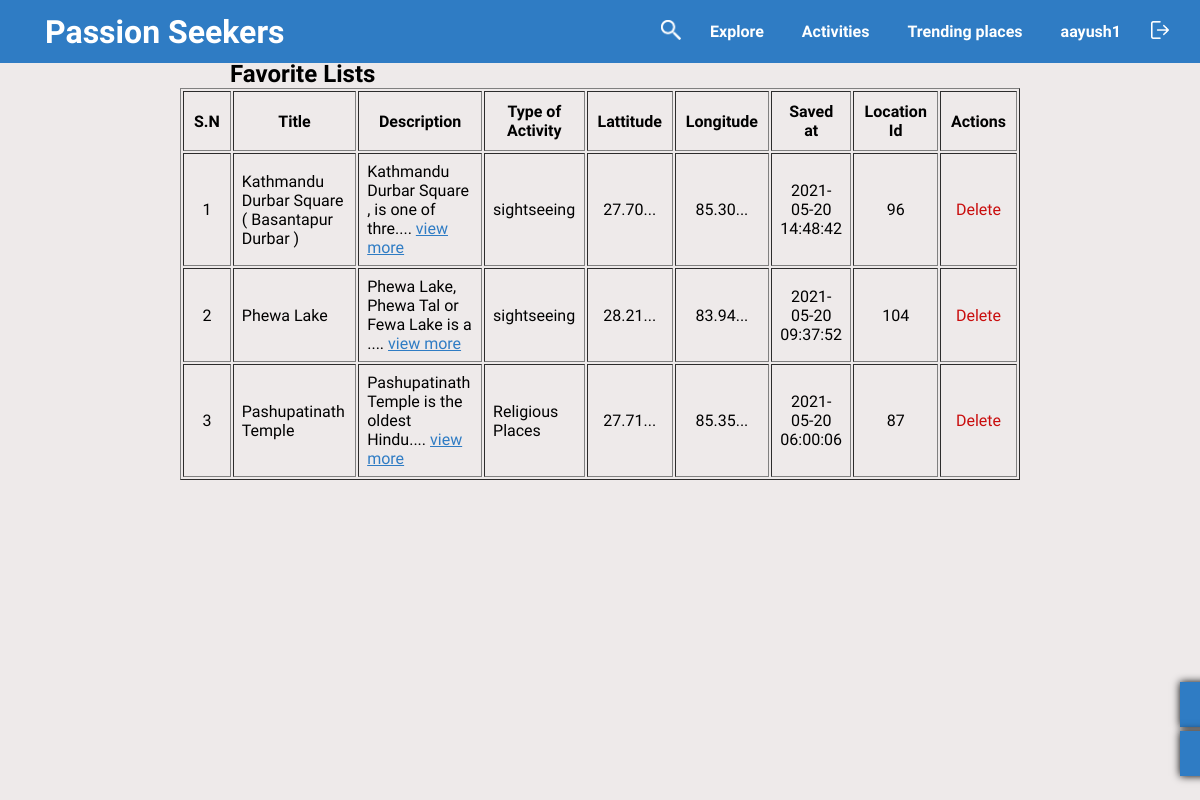
The page /favoriteList.php (signed in) on the database its author committed.
### tables this page shows
CREATE TABLE `tbl_favorites` (
  `id` int NOT NULL,
  `user_id` int NOT NULL,
  `location_id` int NOT NULL,
  `status` tinyint(1) NOT NULL DEFAULT '1',
  `created_at` timestamp NOT NULL DEFAULT CURRENT_TIMESTAMP,
  `updated_at` timestamp NULL DEFAULT NULL
);

CREATE TABLE `tbl_location` (
  `id` int NOT NULL,
  `title` varchar(50) NOT NULL,
  `description` text NOT NULL,
  `type_of_activity` varchar(50) NOT NULL,
  `admin_id` int NOT NULL,
  `lattitude` decimal(22,20) NOT NULL,
  `longitude` decimal(22,20) NOT NULL,
  `status` tinyint(1) NOT NULL DEFAULT '1',
  `created_at` timestamp NOT NULL DEFAULT CURRENT_TIMESTAMP,
  `updated_at` timestamp NULL DEFAULT NULL
);

### __connection.php (called while the page is built, shortened)
<?php
function mysqlGetAllFavoritePosts($userId, $pageNo = 0, $pageOffset = 0)
{
  $query = "SELECT
        l.id AS id,
        f.id AS fid,
    f.created_at,
    l.title,
    l.description,
    l.type_of_activity,
    l.lattitude,
    l.longitude
FROM
    `tbl_favorites` AS f,
    `tbl_location` AS l
WHERE
    `user_id`= $userId AND
    f.location_id = l.id
ORDER BY
	  f.created_at DESC";
  return $query;
}

### __adminJobs.php (called while the page is built, shortened)
<?php require_once './__userJobs.php'; ?>

### favoriteList.php (the view, shortened to what this page needs)
<?php
require_once './__connection.php';
?>
<!DOCTYPE html>
<html lang="en">
<head>
   <link rel="stylesheet" href="./style/style.css">
   <link rel="stylesheet" href="./style/header-navigationBar.css">
   <link rel="stylesheet" href="./style/admin-jobs.css">
   <link rel="stylesheet" href="./style/favorite-list.css">
</head>
<body>
   <?php
   $pageNumber = 1;
   $queryToGetAllFavorite = mysqlGetAllFavoritePosts($_SESSION['id'], $pageNumber - 1, 10);
   $result = $connection->query($queryToGetAllFavorite);
   $posts = [];
   while ($row = $result->fetch_assoc()) {
      array_push($posts, $row);
   }
   ?>
   <header>
      <?php require_once './__navigationBar.php'; ?>
   </header>
   <section class="favorite__list">
      <div class="favorite__list__container">
         <h2 class="favorite__list__title">Favorite Lists</h2>
         <table border="1" class="favorite__list__table">
            <thead class="favorite__list__table__head">
               <th>S.N</th>
               <th>Title</th>
               <th>Description</th>
               <th>Type of Activity</th>
               <th>Lattitude</th>
               <th>Longitude</th>
               <th>Saved at</th>
               <th>Location Id</th>
               <th>Actions</th>
            </thead>
            <tbody class="favorite__list__table__body">
               <?php foreach ($posts as $index => $post) { ?>
                  <tr>
                     <td><?php echo $index + 1 ?></td>
                     <td class="favorite__list__table__body__text"><?php echo $post['title'] ?></td>
                     <td class="favorite__list__table__body__text"><?php echo substr($post['description'], 0, 40) . ".... <a href='./individualPage.php?id=" . $post['id'] . "' class='favorite_list__description__more' >view more</a>" ?></td>
                     <td class="favorite__list__table__body__text"><?php echo $post['type_of_activity'] ?></td>
                     <td><?php echo substr($post['lattitude'],0,5)."..." ?></td>
                     <td><?php echo substr($post['longitude'],0,5)."..." ?></td>
                     <td><?php echo $post['created_at'] ?></td>
                     <td><?php echo $post['id'] ?></td>
                     <td><a <?php echo 'href="./removeFromFavorite.php?id=' . $post['id'] . '&redirect=favorite"' ?> class="favorite_list__description__delete">Delete</a></td>
                  </tr>
               <?php } ?>
            </tbody>
         </table>
      </div>
   </section>
   <?php require_once './__adminJobs.php' ?>
</body>
</html>

### __navigationBar.php (shortened to what this page needs)
<nav>
   <h1><a style="color: white;" href="./index.php">Passion Seekers</a></h1>
   <ul>
      <li>
         <div class="search__posts">
            <form method="POST">
               <button type="button" class="search__form__btn" name="search">
                  <img src="./style/assests/search.png" alt="search">
               </button>
            </form>
         </div>
      </li>
      <li><a href="#">Explore</a></li>
      <li><a href="#">Activities</a></li>
      <li><a href="#">Trending places</a></li>
      <?php
      if (isset($_SESSION['username'])) {
         echo "<li><a href='./profile.php'>" . $_SESSION['username'] . "</a></li>";
         echo "<li class='logout__btn'>
                  <button
                     href='./logout.php'
                     class='logout__img'
                     onclick=\"confrimlogout()\"
                  ><img src='./style/assests/logout.png' width='18px' height='18px'>
                  </button>
                  <p>Logout<p>
               </li>";
      } else {
         echo "<li><a href='./signupPage.php'>Sign up</a></li>";
         echo "<li>|</li>";
         echo "<li><a href='./loginPage.php'>Login</a></li>";
      }
      ?>
   </ul>
</nav>

### __userJobs.php (shortened to what this page needs)
<?php
require_once './__connection.php';
if ($_SESSION['is_user'] == true) {
?>
   <section class="user__interaction">
      <div class="user__interaction__actions">
         <a href="./favoriteList.php"><button>Favorite List</button></a>
         <a href="./postReview.php"><button>Give Review</button></a>
      </div>
   </section>
<?php } ?>

### style/style.css (style rules this page uses)
* { box-sizing: border-box; padding: 0; margin: 0; }
:root { --blue: #2f7cc4; --dark-blue:#14436e; --background-color:rgb(238, 234, 234); }
body { font-family: 'Roboto Condensed',sans-serif; font-size: 1rem; background-color:var(--background-color) ; }
a { color: black; cursor: pointer; text-decoration: none; }
h2 { margin-left: 50px; }

### style/header-navigationBar.css (style rules this page uses)
header { max-width: 100vw; }
header nav { overflow: hidden; display: flex; padding: 10px 20px; justify-content: space-between; background-color: var(--blue); position: fixed; top: 0; left: 0; right: 0; width: 100%; z-index: 10; }
.search__posts form { align-items: center; display: flex; flex-direction: row-reverse; justify-content: center; margin: auto 0; }
.search__posts button { cursor: pointer; background: transparent; border: none; display: block; margin: auto 0 auto 10px; padding: 10px; }
.search__posts form button img { width: 20px; height: 20px; filter: invert(); }
nav h1 { font-size: 2rem; padding-left: 25px; cursor: pointer; color: white; margin: auto 0; }
nav ul { list-style: none; display: flex; flex-direction: row; align-items: center; }
.logout__btn { position: relative; }
.logout__btn button { border: none; background-color: transparent; cursor: pointer; padding: 11px; outline: none; }
.logout__img img { filter: invert(); }
nav ul li a { padding: 19px; color: white; transition: all 0.3s ease-out; font-size: 16px; font-weight: 600; }

### style/admin-jobs.css (style rules this page uses)
.admin__interaction, .user__interaction { bottom: 0; position: fixed; right: 2px; transform: translateX(88%); z-index: 2; }
.admin__interaction__actions, .user__interaction__actions { display: flex; flex-direction: column; margin-bottom: 20px; }
.admin__interaction__actions a, .user__interaction__actions a { margin-bottom: 4px; }
.admin__interaction__actions a button, .user__interaction__actions a button { border: none; box-shadow: 0px 0px 8px black; background-color: var(--blue); cursor: pointer; color: transparent; padding: 15px 10px; transition: all 0.25s ease-in; width: 150px; }

### style/favorite-list.css (style rules this page uses)
.favorite__list { margin: 60px auto 20px auto; width: 70%; }
.favorite__list__container { width: auto; }
.favorite_list__description__more { color: var(--blue); text-decoration: underline; }
.favorite_list__description__delete { color: rgb(201, 13, 13); }
.favorite__list__table__head th { padding: 10px; }
.favorite__list__table__body tr td { padding: 8px; text-align: center; }
.favorite__list__table__body__text { text-align: left !important; }

### rows shown on the page
tbl_favorites: location.title "Kathmandu Durbar Square ( Basantapur Durbar )", location.description "Kathmandu Durbar Square , is one of thre", location.type_of_activity "sightseeing", location.lattitude "27.70", location.longitude "85.30", created_at "2021-05-20 14:48:42", location "96"
tbl_favorites: location.title "Phewa Lake", location.description "Phewa Lake, Phewa Tal or Fewa Lake is a", location.type_of_activity "sightseeing", location.lattitude "28.21", location.longitude "83.94", created_at "2021-05-20 09:37:52", location "104"
tbl_favorites: location.title "Pashupatinath Temple", location.description "Pashupatinath Temple is the oldest Hindu", location.type_of_activity "Religious Places", location.lattitude "27.71", location.longitude "85.35", created_at "2021-05-20 06:00:06", location "87"

### other values the page prints
$_SESSION['username'] "aayush1"
